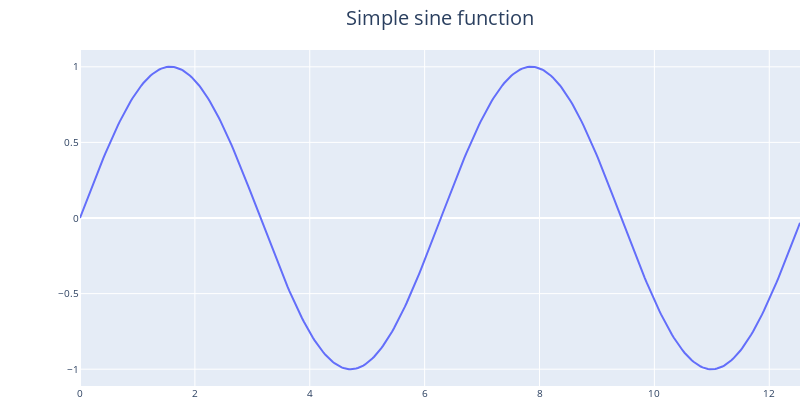

Notebook code cell kept with this figure:
### Markdown cell above
<h3> Customization of figure layout with <code>go.layout</code> </h3>

### Code cell
sine_layout = go.Layout(
    width=800, height=400,
    font=dict(size=10),
    title=dict(text='Simple sine function', x=0.55,
               font=dict(size=20)
              ),
    margin=go.layout.Margin(l=80, r=0, b=0, t=50,),
)

_ = sine_fig.update_layout(sine_layout)
sine_fig.show()

### Figure 1 — Plotly figure (JSON) as saved in the notebook; plotly's stock layout.template omitted (floating-point values rounded to 4 significant figures; data arrays with more than 128 entries replaced by an {"elided": "..."} marker saying what was removed)
{"data": [{"mode": "lines", "type": "scatter", "x": {"elided": "400 float values"}, "y": {"elided": "400 float values"}}], "layout": {"font": {"size": 10}, "height": 400, "margin": {"b": 0, "l": 80, "r": 0, "t": 50}, "title": {"font": {"size": 20}, "text": "Simple sine function", "x": 0.55}, "width": 800, "xaxis": {"autorange": true, "range": [0, 12.53], "type": "linear"}, "yaxis": {"autorange": true, "range": [-1.111, 1.111], "type": "linear"}}}
